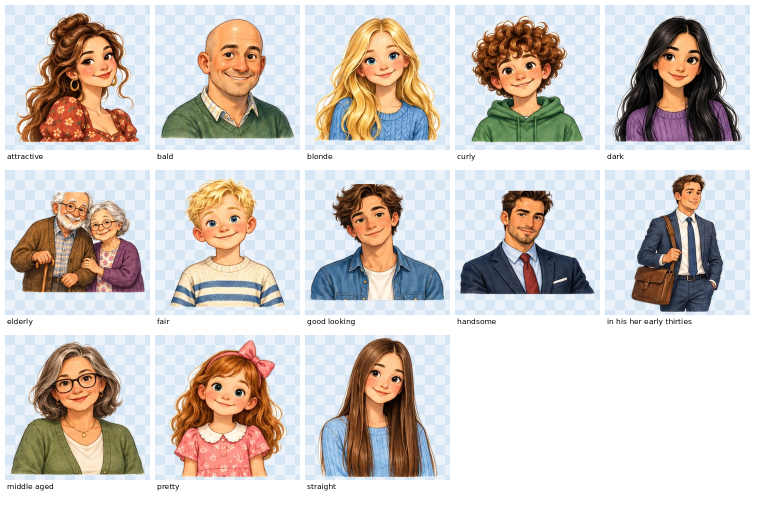
#> input picture tools/vocab-images/p4/preview/1.png, 1520 x 1010 px (shown at 1/2 size)
$ python -i cut.py   (imports and definitions only)
#> lines starting #> are read from the running program, lines starting #| are printed output that depends on the picture; after the words box and inside, x2 and y2 are one past the last pixel; in counts of white or black regions, pixels touching at a corner belong together
### tools/vocab-images/lib.py
import os, re
import numpy as np
from PIL import Image
from scipy.ndimage import label, binary_dilation, binary_erosion, binary_fill_holes

def fname(w):
    return re.sub(r"[^A-Za-z0-9]+", "_", w).strip("_") + '.png'

def min_rgb_of(im):
    arr = np.array(im.convert('RGB')).astype(np.int32)
    return np.minimum(np.minimum(arr[...,0], arr[...,1]), arr[...,2]).astype(np.uint8)

# порог фона: 240 — как было; строже (250 + бесцветность) — для листов, где
# белое внутри рисунка (облака, экраны, бумага) уходило вместе с фоном
BG_MIN, BG_GREY = 240, 255
# KEEP_SOFT: маска рисунка — всё непрозрачное, что связано с тёмными частями,
# а не только пиксели темнее 235 (+grow). Иначе белая середина облака пропадает.
KEEP_SOFT = False

# [118 lines left out: functions widen_keep, make_soft_transparent, to_square, clusters_of, row, row_x, not called in this run]

### tools/vocab-images/sp6/cut.py
"""Нарезка листов Spotlight 6 (копия sp5/cut.py, настройки листов сброшены): python3 cut.py <лист> <картинка> [<лист> <картинка> ...]
Ряды — по профилю строк (полоса рисунков, за ней полоса подписей). Внутри ряда —
кластеры по зазору (12 → 6 → 3); не сошлось — границы по самым пустым колонкам
около равных долей ряда. Выход: out/<лист>/<term>.png."""
import sys, os
import numpy as np
from PIL import Image
sys.path.insert(0, '..')
from lib import row, row_x, clusters_of, min_rgb_of, fname
from sheets import S
import lib
# фон — только чисто-белое и бесцветное; белое внутри рисунка остаётся
lib.BG_MIN, lib.BG_GREY, lib.KEEP_SOFT = 250, 8, True

# Сцены с белым содержимым (лёд, снег): фон вырезается вместе с ним — заливаем сцену целиком
FILL_OLD = None  # заливка дыр больше не нужна: её заменил строгий порог фона
FILL = set()
# вырезать зажатый белый фон (не везде: белое внутри пузырей пропадало)
# белое, которое чистка кусков фона не трогает: облачка, снег, разметка, облака у края сцены
KEEP_WHITE = set()
# ровно-белое внутри рисунка своё (облака в окне, мяч): снимаем только куски, выходящие наружу
PURE_EDGE = set()
# В Spotlight 5 много нарисованного белого (пузыри речи, бумага, облака): ровно-белое снимаем
# только если оно касается внешнего края; внутри рисунка — только для слов из PURE_ALL
PURE_ALL = set()
# сцены, где фон застрял между фигурами и под ногами: чистим жёстче
EXTRA = set()
HOLES = set()
# белая одежда без контура у края (халат): закрываем маску на N пикселей
CLOSE = {}
PURE_MN, PURE_MIN = 251, 120
# нарисованная тень под предметом: светлое тёплое пятно снаружи тёмного контура.
# Идём от прозрачного края по светлому, только в нижней половине и не глубже SHADOW_D
SHADOW_D = 30
NO_SHADOW = set()

# Листы, где генератор разложил картинки иначе, чем в промпте
# Границы клеток вручную: {лист: {номер ряда: [границы]}}; граница-ступенька (y, x_выше, x_ниже)
CUTS = {}
IMAGES = '/tmp/claude-0/-home-user-classroom/d4a2a0a4-519c-5b81-af84-18451bfcf9dd/images'

LAYOUT_SHEET = {}
ROW_TOP = {}
# мелкие отдельные детали — часть смысла (пустые кружки недели): не выкидывать как крошки
EDGE_D = 6
# В тренажёре под картинкой белая подложка: остатки белого не видны, а лишняя вырезка
# съедает облака и белую одежду. Режем мягко: только фон, связанный с краем листа
GENTLE = True
EW_MN, EW_SP = 228, 22
# рваный белый край (парус, стена): маску сглаживаем — закрываем рваные выемки, дыры, срезаем зубцы
SMOOTH = {}
# Сцена (картинка-виньетка с фоном) сплошная: её край, изъеденный по светлому небу и стенам,
# закрываем большим кругом и возвращаем исходные пиксели. Фигуры (люди, предметы) не трогаем —
# у них между руками и ногами настоящий фон. Сцена = доля заполнения выпуклой оболочки ≥ SCENE_SOLID.
SCENE_R, SCENE_SOLID = 24, 2.0  # выключено: закрытие заливало белым вогнутости у фигур
NO_SCENE = set()
# [11 lines left out: function is_scene, not called in this run]
# ключ «лист/подпись» — только для этого листа (часы листа 166 те же подписи, что у 117)
CUT_BOTTOM = {'4/Polish': 0.855, '4/north-east': 0.83, '4/north-west': 0.83, '7/at midday': 0.875,
              '7/quarter past': 0.83, '8/half past': 0.81, '8/quarter to': 0.81, '51/drawing': 0.865, '51/rubber': 0.77}  # остаток подписи под рисунком; ключ «подпись» или «лист/подпись»
CUT_LEFT = {}
NO_SPECK = {'distance'}

LAYOUT = {1: [1], 3: [3], 4: [2, 2], 5: [3, 2], 6: [3, 3], 7: [4, 3], 8: [4, 4], 9: [5, 4], 10: [5, 5], 11: [4, 4, 3], 12: [4, 4, 4], 13: [5, 4, 4]}

# [79 lines left out: functions bands, split_rows, column_cuts, erase_glued_captions, not called in this run]

# Предметы с нарисованной мягкой тенью рядом: оставляем только то, что внутри контура
OUTLINE_ONLY = set()

# [93 lines left out: functions outline_only, cut, not called in this run]


def clean_png(p, peel=12, pale=188, grey=30, speck=0.004, pure=250):
    """Белая кайма и крошки после вырезки: снимаем по контуру светлые бесцветные
    пиксели (не глубже peel), выкидываем мелкие островки отдельно от рисунка."""
#> called with p = '../p4/preview/1.png', peel = 12, pale = 188, grey = 30, speck = 0.004, pure = 250
    from scipy.ndimage import label, binary_dilation
    im = np.array(Image.open(p).convert('RGBA')).astype(np.int32)
    rgb, a = im[..., :3], im[..., 3]
#> a: shape (1010, 1520) int32; every value is 255
    mn, mx = rgb.min(-1), rgb.max(-1)
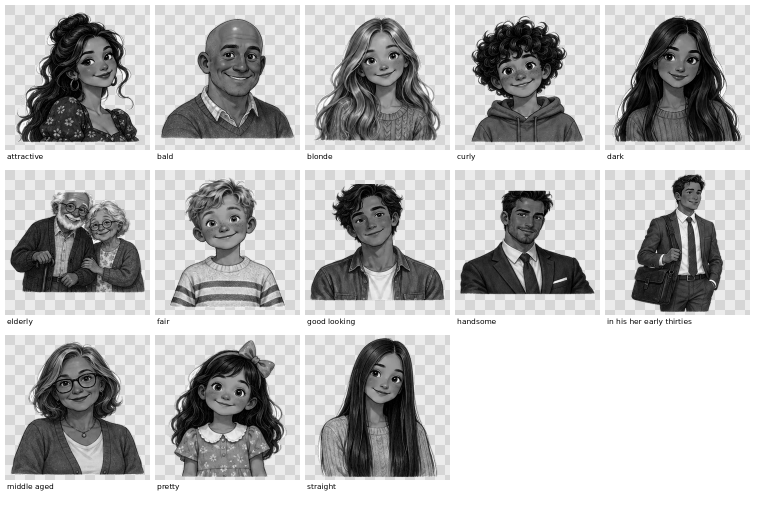
#> mn: shape (1010, 1520) int32 (shown at 1/2 size); min 0, max 255, mean 185.6
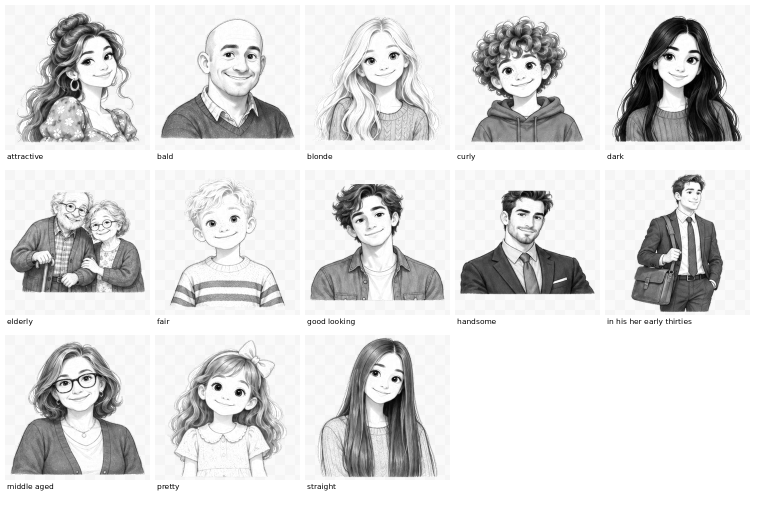
#> mx: shape (1010, 1520) int32 (shown at 1/2 size); min 0, max 255, mean 220.1
    # фон листа — ровный 252-255 без оттенка; нарисованное белое (паруса, снег, скафандр)
    # с фактурой и тоном. Любой такой ровный кусок крупнее PURE_MIN — фон, где бы ни лежал:
    # между ногами, в кольце ключа, между стеблями
    if not p.endswith(tuple(f'/{fname(w)}' for w in KEEP_WHITE)):
        lab, n = label((a > 40) & (mn >= PURE_MN) & (mx - mn <= 4))
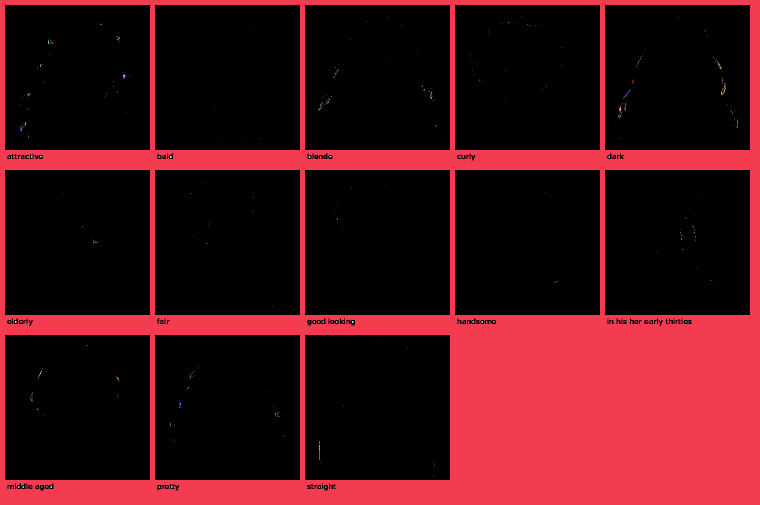
#> lab: shape (1010, 1520) int32 (shown at 1/2 size); 428 distinct labels, from 0 to 427; one colour per label, 0 black
#> n = 427
        if n:
            sz = np.bincount(lab.ravel()); sz[0] = 0
#> after `sz = np.bincount(lab.ravel())`: sz = 428 values, max 1096492 at index 0, min 1 at index 2, mean 3586.9
            big = np.where(sz >= PURE_MIN)[0]
#> big = [1]
            if GENTLE and not p.endswith(tuple(f'/{fname(w)}' for w in PURE_ALL)):
                edge = np.unique(lab[binary_dilation(a <= 40, iterations=2)])
#> edge = empty array
                big = np.array([i for i in big if i in edge], dtype=int)
#> big = empty array
            elif not p.endswith(tuple(f'/{fname(w)}' for w in PURE_ALL)):
                # касается края — фон; внутри рисунка — фон, только если вокруг него сплошной
                # рисунок (просвет между фигурами). Пузырь речи и листок висят на прозрачном
                # фоне — кольцо вокруг них в основном пустое, их оставляем
                edge = np.unique(lab[binary_dilation(a <= 40, iterations=2)])
                keep = []
                for i in big:
                    c = lab == i
                    if i in edge: keep.append(i); continue
                    ring = binary_dilation(c, iterations=14) & ~binary_dilation(c, iterations=5)
                    if ring.any() and (a[ring] > 40).mean() >= 0.93: keep.append(i)
                big = np.array(keep, dtype=int)
            a[np.isin(lab, big)] = 0
    if not GENTLE and not p.endswith(tuple(f'/{fname(w)}' for w in NO_SHADOW)):
        from scipy.ndimage import distance_transform_edt
        out = a <= 40
        ys = np.where((~out).any(1))[0]
        if len(ys):
            y_mid = ys[0] + (ys[-1] - ys[0]) * 0.5
            light = (~out) & (mn >= 140) & (rgb.sum(-1) >= 3 * 180) & (mx - mn <= 90)
            light[:int(y_mid)] = False
            labl, _ = label(light)
            touch = np.unique(labl[binary_dilation(out, iterations=2) & light]); touch = touch[touch > 0]
            a[np.isin(labl, touch) & (distance_transform_edt(~out) <= SHADOW_D)] = 0
    whitish = (mn >= pale) & (mx - mn <= grey)
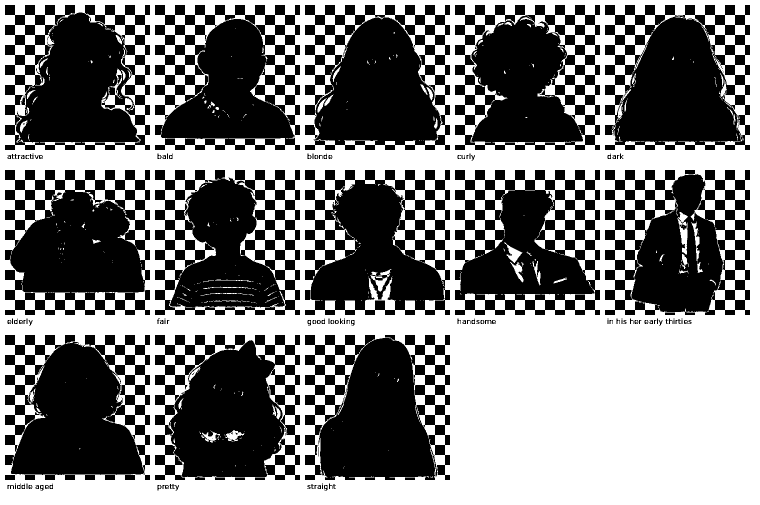
#> whitish: shape (1010, 1520) bool (shown at 1/2 size); 48.7% white; 540 white regions (456 under 20 px), largest, box (x1, y1, x2, y2) and area: (0, 0, 1520, 1010) 736249, (1355, 424, 1376, 509) 873, (1009, 484, 1045, 526) 553
    for _ in range(3 if GENTLE else peel):
        solid = a > 128
        edge = solid & binary_dilation(~solid)
        hit = edge & whitish
        if not hit.any():
            break
        a[hit] = 0
    # мягкий край: светлым пикселям у контура — частичная прозрачность
    solid = a > 128
    edge = solid & binary_dilation(~solid)
    soft = edge & (mn >= 190)
    a[soft] = np.minimum(a[soft], np.clip((255 - mn[soft]) * 4, 60, 255))
    # дырки: зажатый между руками и предметами чистый фон, обведённый контуром
    lab, n = label((a > 128) & (mn >= 238) & (mx - mn <= 14))
#> lab: shape (1010, 1520) int32; 1141 distinct labels, from 0 to 1140
#> n = 1140
    for i in range(1, n + 1):
        c = lab == i
        if c.sum() < 60 or mn[c].mean() < pure:
            continue
        ring = binary_dilation(c, iterations=3) & ~c
        if p.endswith(tuple(f'/{fname(w)}' for w in HOLES)):  # только по списку: белое внутри пузырей и бумаги — тоже «дырка»
            a[c] = 0
#> this loop made 1140 passes
#> pass 1, in clean_png, `c = lab == i`:
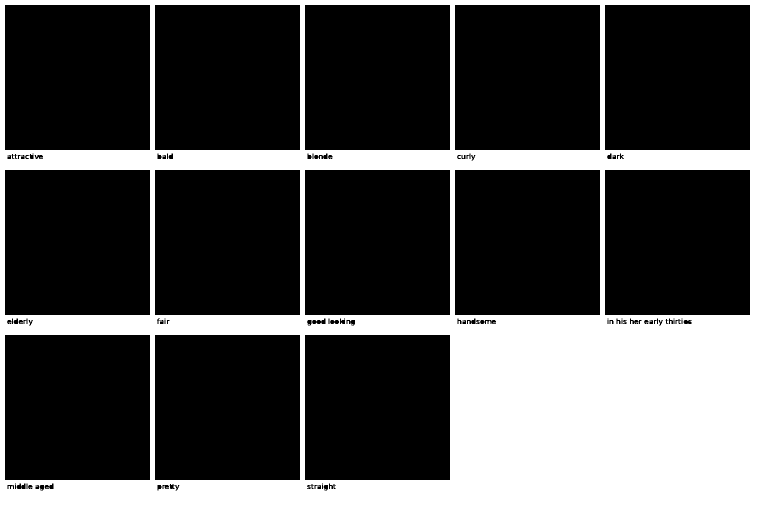
#> c: shape (1010, 1520) bool (shown at 1/2 size); 28.5% white; 1 white region, box (x1, y1, x2, y2) and area: (0, 0, 1520, 1010) 437379
#> pass 1, in clean_png, `ring = binary_dilation(c, iterations=3) & ~c`:
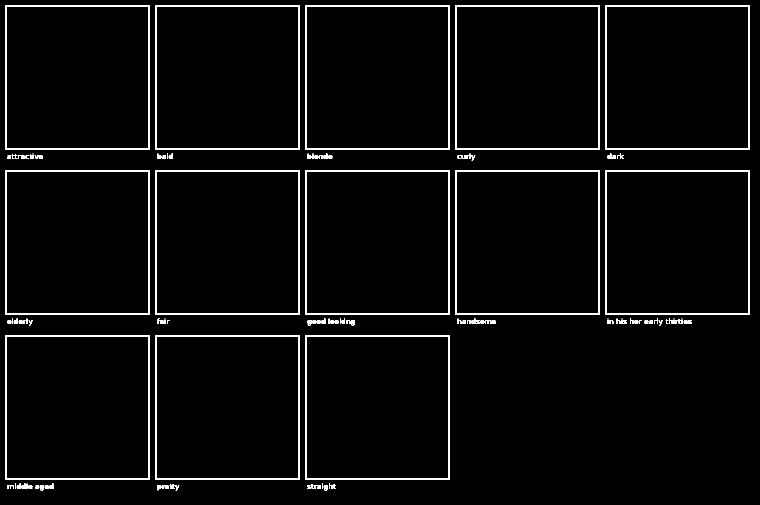
#> ring: shape (1010, 1520) bool (shown at 1/2 size); 3.2% white; 100 white regions (16 under 20 px), largest, box (x1, y1, x2, y2) and area: (10, 10, 300, 300) 3444, (310, 10, 600, 300) 3444, (610, 10, 900, 300) 3444
#> pass 2, in clean_png, `c = lab == i`:
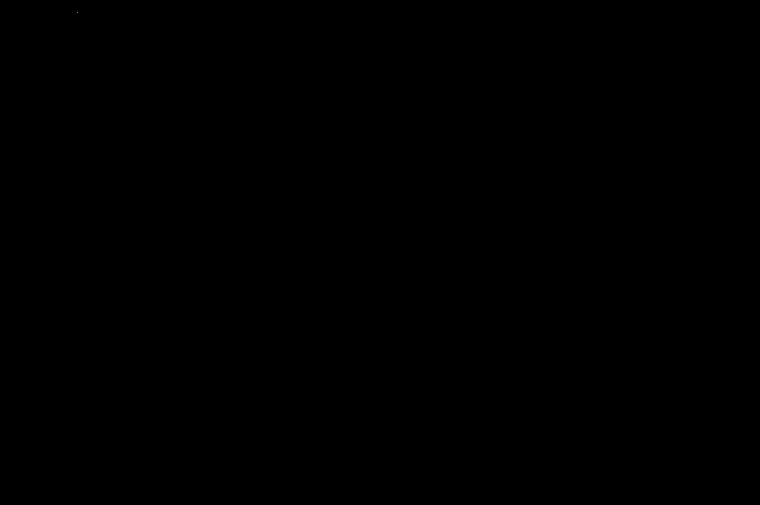
#> c: shape (1010, 1520) bool (shown at 1/2 size); 0% white in thin lines or dots, all inside (x1, y1, x2, y2) = (155, 25, 156, 26)
    # куски фона, отрезанные от края тенью или землёй: светлое и бесцветное,
    # связанное с прозрачным краем через светло-серое
    if not GENTLE and not p.endswith(tuple(f'/{fname(w)}' for w in KEEP_WHITE)):
        from scipy.ndimage import distance_transform_edt
        out = a <= 40
        M = (~out) & (mn >= 215) & (mx - mn <= 20)
        labm, _ = label(M)
        touch = np.unique(labm[binary_dilation(out) & M]); touch = touch[touch > 0]
        T = np.isin(labm, touch)
        dist = distance_transform_edt(~out)
        a[T & (((mn >= 245) & (mx - mn <= 10)) | ((mn >= 225) & (dist <= 6)))] = 0
        # белые куски у края целиком: светлое и бесцветное, связанное с прозрачным краем,
        # снимаем на всю глубину (небо, стены сцен, остатки листа). Повторяем: после первого
        # прохода открываются следующие слои
        for _ in range(3):
            out = a <= 40
            M = (~out) & (mn >= EW_MN) & (mx - mn <= EW_SP)
            labm, _ = label(M)
            touch = np.unique(labm[binary_dilation(out) & M]); touch = touch[touch > 0]
            if not len(touch): break
            a[np.isin(labm, touch)] = 0
    if not GENTLE and p.endswith(tuple(f'/{fname(w)}' for w in EXTRA)):
        out = a <= 40
        W = (~out) & (mn >= 244) & (mx - mn <= 10)
        labw, nw = label(W); sz = np.bincount(labw.ravel())
        a[np.isin(labw, [i for i in range(1, nw + 1) if sz[i] >= 60])] = 0
        out = a <= 40
        M = (~out) & (mn >= 232) & (mx - mn <= 14)
        labm, _ = label(M)
        touch = np.unique(labm[binary_dilation(out) & M]); touch = touch[touch > 0]
        a[np.isin(labm, touch)] = 0
    # кайма: у края рисунок акварельно переходит в белый. Вычитаем белый из цвета
    # цвет не трогаем (иначе серое у белых предметов темнеет в кольцо), только прозрачность:
    # чем белее пиксель у края, тем прозрачнее
    from scipy.ndimage import distance_transform_edt
    near = (a > 40) & (distance_transform_edt(a > 40) <= EDGE_D)
#> near: shape (1010, 1520) bool; 0% white; 1 white region, box (x1, y1, x2, y2) and area: (0, 0, 6, 6) 28
    if near.any():
        c = rgb[near].astype(float)
#> c = 28 rows, first 8: [255, 255, 255], [255, 255, 255], [255, 255, 255], [255, 255, 255], [255, 255, 255], [255, 255, 255], [255, 255, 255], [255, 255, 255]
        al = np.clip((255 - c.min(-1)) / 255 * 1.6, 0, 1)  # белое → 0, насыщенное и тёмное → 1
#> al = 28 values from 0 to 0
        al = np.where(c.min(-1) < 120, 1, al)
        a[near] = np.minimum(a[near], (al * 255).astype(np.int32))
#> a: shape (1010, 1520) int32; 100% white; 1 black region, box (x1, y1, x2, y2) and area: (0, 0, 6, 6) 28
    # полупрозрачное светлое за контуром: на тёмном фоне читается серой каймой — убираем целиком
    rgb2 = im[..., :3]; mn2, mx2 = rgb2.min(-1), rgb2.max(-1)
    if not GENTLE:
        a[(a < 235) & (mn2 >= 140) & (mx2 - mn2 <= 70)] = 0
    for w, frac in CUT_BOTTOM.items():
        sh, _, ww = w.rpartition('/') if w.split('/', 1)[0].isdigit() else ('', '', w)
        if p.endswith(f'/{sh}/{fname(ww)}' if sh else f'/{fname(ww)}'): a[int(a.shape[0] * frac):] = 0
    for w, frac in CUT_LEFT.items():
        if p.endswith(f'/{fname(w)}'): a[:, :int(a.shape[1] * frac)] = 0
    lab, n = label(a > 40)
#> n = 1
    if n > 1 and not p.endswith(tuple(f'/{fname(w)}' for w in NO_SPECK)):
        sizes = np.bincount(lab.ravel()); sizes[0] = 0
        big = sizes.max()
        small = np.isin(lab, np.where((sizes < speck * a.size) & (sizes < big))[0])
        a[small] = 0
    im[..., 3] = a
    Image.fromarray(im.astype(np.uint8), 'RGBA').save(p)

# [6 lines not run here, left out]

>>> result = clean_png('../p4/preview/1.png')

$ run again, on tools/vocab-images/p4/soft/cut.png
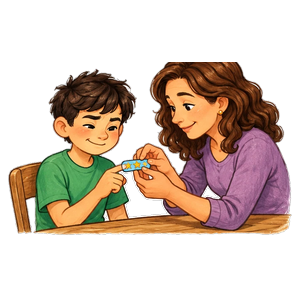
#> input picture tools/vocab-images/p4/soft/cut.png, 300 x 300 px
#> in clean_png, `lab, n = label((a > 40) & (mn >= PURE_MN) & (mx - mn <= 4))`: n = 45
#> sz = 46 values, max 89921 at index 0, min 1 at index 1, mean 1956.5
#> in clean_png, `big = np.where(sz >= PURE_MIN)[0]`: big = empty array
#> in clean_png, `edge = np.unique(lab[binary_dilation(a <= 40, iterations=2)])`: edge = 41 values from 0 to 45
#> whitish: shape (300, 300) bool; 0.33% white in thin lines or dots, all inside (x1, y1, x2, y2) = (68, 79, 291, 234)
#> after the loop in clean_png, `for _ in range(3 if GENTLE else peel):`:
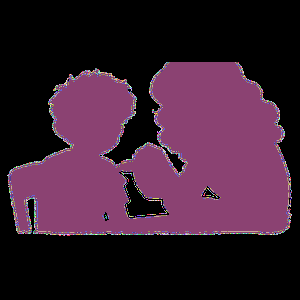
#> a: shape (300, 300) int32; 192 distinct labels, from 0 to 255; one colour per label, 0 black
#> soft: shape (300, 300) bool; 0.08% white in thin lines or dots, all inside (x1, y1, x2, y2) = (38, 88, 290, 234)
#> in clean_png, `lab, n = label((a > 128) & (mn >= 238) & (mx - mn <= 14))`: n = 5
#> near: shape (300, 300) bool; 10% white; 10 white regions (8 under 20 px), largest, box (x1, y1, x2, y2) and area: (8, 62, 292, 235) 8594, (196, 180, 226, 205) 382
#> in clean_png, `al = np.clip((255 - c.min(-1)) / 255 * 1.6, 0, 1)`: al = 8997 values, max 1 at index 1, min 0 at index 1193, mean 0.945
#> in clean_png, `al = np.where(c.min(-1) < 120, 1, al)`: al = 8997 values, max 1 at index 1, min 0 at index 1193, mean 0.956
#> in clean_png, `lab, n = label(a > 40)`: n = 41
#> sizes = 42 values, max 53893 at index 0, min 1 at index 2, mean 2142.9
#> in clean_png, `big = sizes.max()`: big = 36047
#> small: shape (300, 300) bool; 59.9% white; 1 black region, box (x1, y1, x2, y2) and area: (8, 62, 292, 235) 36047
#> in clean_png, `Image.fromarray(im.astype(np.uint8), 'RGBA').save(p)`:
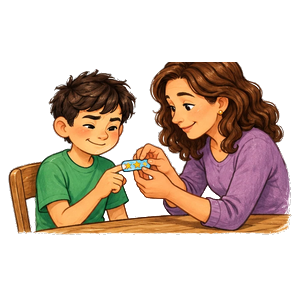
#> saved as cut.png: PIL image 300x300 RGBA; mean R, G, B, A 60.1, 43.3, 31.3, 100.1; transparent parts drawn white

$ run again, on tools/vocab-images/p4/soft/hurt.png
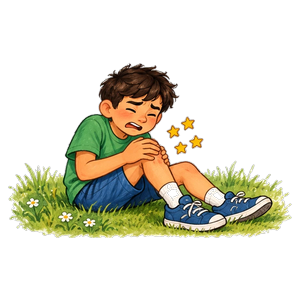
#> input picture tools/vocab-images/p4/soft/hurt.png, 300 x 300 px
#> in clean_png, `lab, n = label((a > 40) & (mn >= PURE_MN) & (mx - mn <= 4))`: n = 77
#> sz = 78 values, max 89907 at index 0, min 1 at index 1, mean 1153.8
#> in clean_png, `big = np.where(sz >= PURE_MIN)[0]`: big = empty array
#> in clean_png, `edge = np.unique(lab[binary_dilation(a <= 40, iterations=2)])`: edge = 24 values from 0 to 57
#> whitish: shape (300, 300) bool; 1.2% white; 146 white regions (141 under 20 px), largest, box (x1, y1, x2, y2) and area: (161, 183, 182, 208) 251, (205, 188, 225, 206) 188, (247, 197, 267, 214) 99, (191, 224, 210, 230) 60, (209, 215, 221, 223) 53
#> soft: shape (300, 300) bool; 0.23% white in thin lines or dots, all inside (x1, y1, x2, y2) = (10, 163, 290, 238)
#> in clean_png, `a[soft] = np.minimum(a[soft], np.clip((255 - mn[soft]) * 4, 60, 255))`:
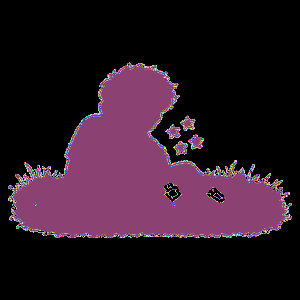
#> a: shape (300, 300) int32; 209 distinct labels, from 0 to 255; one colour per label, 0 black
#> in clean_png, `lab, n = label((a > 128) & (mn >= 238) & (mx - mn <= 14))`: n = 81
#> near: shape (300, 300) bool; 7.9% white; 22 white regions (15 under 20 px), largest, box (x1, y1, x2, y2) and area: (8, 63, 292, 238) 5739, (158, 177, 187, 208) 423, (201, 182, 231, 209) 384
#> in clean_png, `al = np.clip((255 - c.min(-1)) / 255 * 1.6, 0, 1)`: al = 7066 values, max 1 at index 4, min 0 at index 2875, mean 0.86
#> in clean_png, `al = np.where(c.min(-1) < 120, 1, al)`: al = 7066 values, max 1 at index 2, min 0 at index 2875, mean 0.87
#> in clean_png, `lab, n = label(a > 40)`: n = 40
#> sizes = 41 values, max 64284 at index 0, min 1 at index 7, mean 2195.1
#> in clean_png, `big = sizes.max()`: big = 25124
#> small: shape (300, 300) bool; 72.1% white; 1 black region, box (x1, y1, x2, y2) and area: (8, 63, 292, 238) 25124
#> in clean_png, `im[..., 3] = a`:
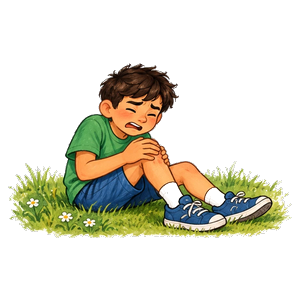
#> im: shape (300, 300, 4) int32; mean R, G, B, A 41.2, 39.4, 24.3, 68.1; transparent parts drawn white
